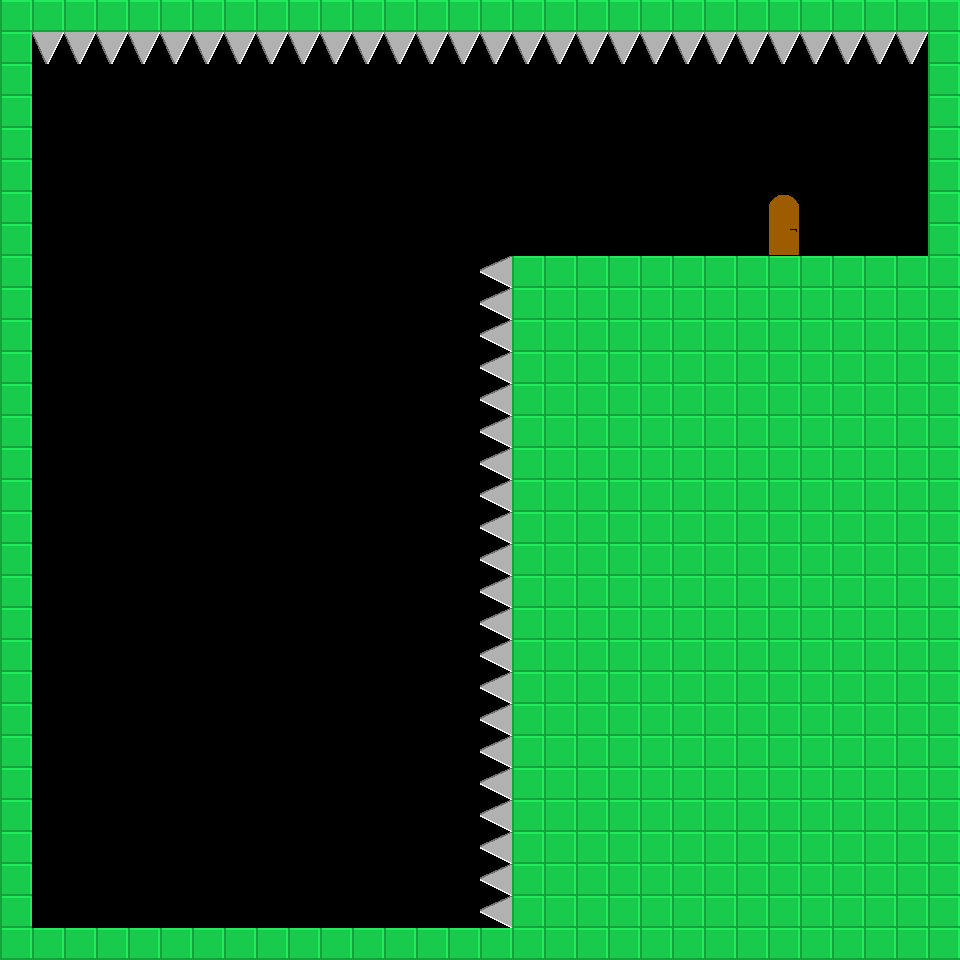

A level layout from a 2D game, rendered from its tile map. Below: a short description, then the map file with tile-grid data replaced by summaries:
An orthogonal 30x30 tile map with 32x32 px tiles, 1 tile layer (Tile Layer 1), 3 tilesets.

<map version="1.0" orientation="orthogonal" renderorder="left-down" width="30" height="30" tilewidth="32" tileheight="32" nextobjectid="1">
 <properties>
  <property name="playerstart" value="4,6" />
  <property name="scrollable" value="1" />
  <property name="starttext" value="Get up! But watch the roof!" />
  <property name="togglegravity" value="1" />
 </properties>
 <tileset firstgid="1" name="map" tilewidth="32" tileheight="32">
  <image source="../../assets/img/steelblock.png" width="32" height="32" />
  <tile id="0">
   <properties>
    <property name="playerstart" value="4,22" />
   </properties>
  </tile>
 </tileset>
 <tileset firstgid="2" name="spikes" tilewidth="32" tileheight="32">
  <image source="../../assets/img/spikes.png" width="128" height="32" />
  <tile id="0">
   <properties>
    <property name="playerstart" value="4,10" />
   </properties>
  </tile>
 </tileset>
 <tileset firstgid="6" name="Door" tilewidth="32" tileheight="32">
  <image source="../../assets/img/door.png" width="64" height="32" />
 </tileset>
 <layer name="Tile Layer 1" width="30" height="30">
  <data>[900 cells, 440 non-empty, 5 distinct tile ids]</data>
 </layer>
</map>
